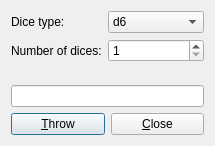
<?xml version="1.0" encoding="UTF-8"?>
<ui version="4.0">
 <class>diceDialog</class>
 <widget class="QDialog" name="diceDialog">
  <property name="geometry">
   <rect>
    <x>0</x>
    <y>0</y>
    <width>215</width>
    <height>146</height>
   </rect>
  </property>
  <property name="windowTitle">
   <string>Dice simulator</string>
  </property>
  <layout class="QVBoxLayout" name="verticalLayout">
   <item>
    <layout class="QFormLayout" name="formLayout_2">
     <property name="fieldGrowthPolicy">
      <enum>QFormLayout::AllNonFixedFieldsGrow</enum>
     </property>
     <item row="1" column="0">
      <widget class="QLabel" name="label">
       <property name="text">
        <string>Dice type:</string>
       </property>
      </widget>
     </item>
     <item row="1" column="1">
      <widget class="QComboBox" name="comboType">
       <property name="currentIndex">
        <number>3</number>
       </property>
       <property name="frame">
        <bool>true</bool>
       </property>
       <item>
        <property name="text">
         <string>d2</string>
        </property>
       </item>
       <item>
        <property name="text">
         <string>d3</string>
        </property>
       </item>
       <item>
        <property name="text">
         <string>d4</string>
        </property>
       </item>
       <item>
        <property name="text">
         <string>d6</string>
        </property>
       </item>
       <item>
        <property name="text">
         <string>d8</string>
        </property>
       </item>
       <item>
        <property name="text">
         <string>d10</string>
        </property>
       </item>
       <item>
        <property name="text">
         <string>d12</string>
        </property>
       </item>
       <item>
        <property name="text">
         <string>d20</string>
        </property>
       </item>
       <item>
        <property name="text">
         <string>d100</string>
        </property>
       </item>
      </widget>
     </item>
     <item row="2" column="0">
      <widget class="QLabel" name="label_2">
       <property name="text">
        <string>Number of dices:</string>
       </property>
      </widget>
     </item>
     <item row="2" column="1">
      <widget class="QSpinBox" name="spinNumber">
       <property name="minimum">
        <number>1</number>
       </property>
       <property name="maximum">
        <number>10</number>
       </property>
      </widget>
     </item>
    </layout>
   </item>
   <item>
    <widget class="QLineEdit" name="lineResult">
     <property name="readOnly">
      <bool>true</bool>
     </property>
    </widget>
   </item>
   <item>
    <layout class="QHBoxLayout" name="horizontalLayout">
     <item>
      <widget class="QPushButton" name="pushThrow">
       <property name="text">
        <string>&amp;Throw</string>
       </property>
       <property name="default">
        <bool>true</bool>
       </property>
      </widget>
     </item>
     <item>
      <widget class="QPushButton" name="pushClose">
       <property name="text">
        <string>&amp;Close</string>
       </property>
      </widget>
     </item>
    </layout>
   </item>
  </layout>
 </widget>
 <resources/>
 <connections>
  <connection>
   <sender>pushClose</sender>
   <signal>clicked()</signal>
   <receiver>diceDialog</receiver>
   <slot>close()</slot>
   <hints>
    <hint type="sourcelabel">
     <x>166</x>
     <y>122</y>
    </hint>
    <hint type="destinationlabel">
     <x>212</x>
     <y>111</y>
    </hint>
   </hints>
  </connection>
 </connections>
</ui>
